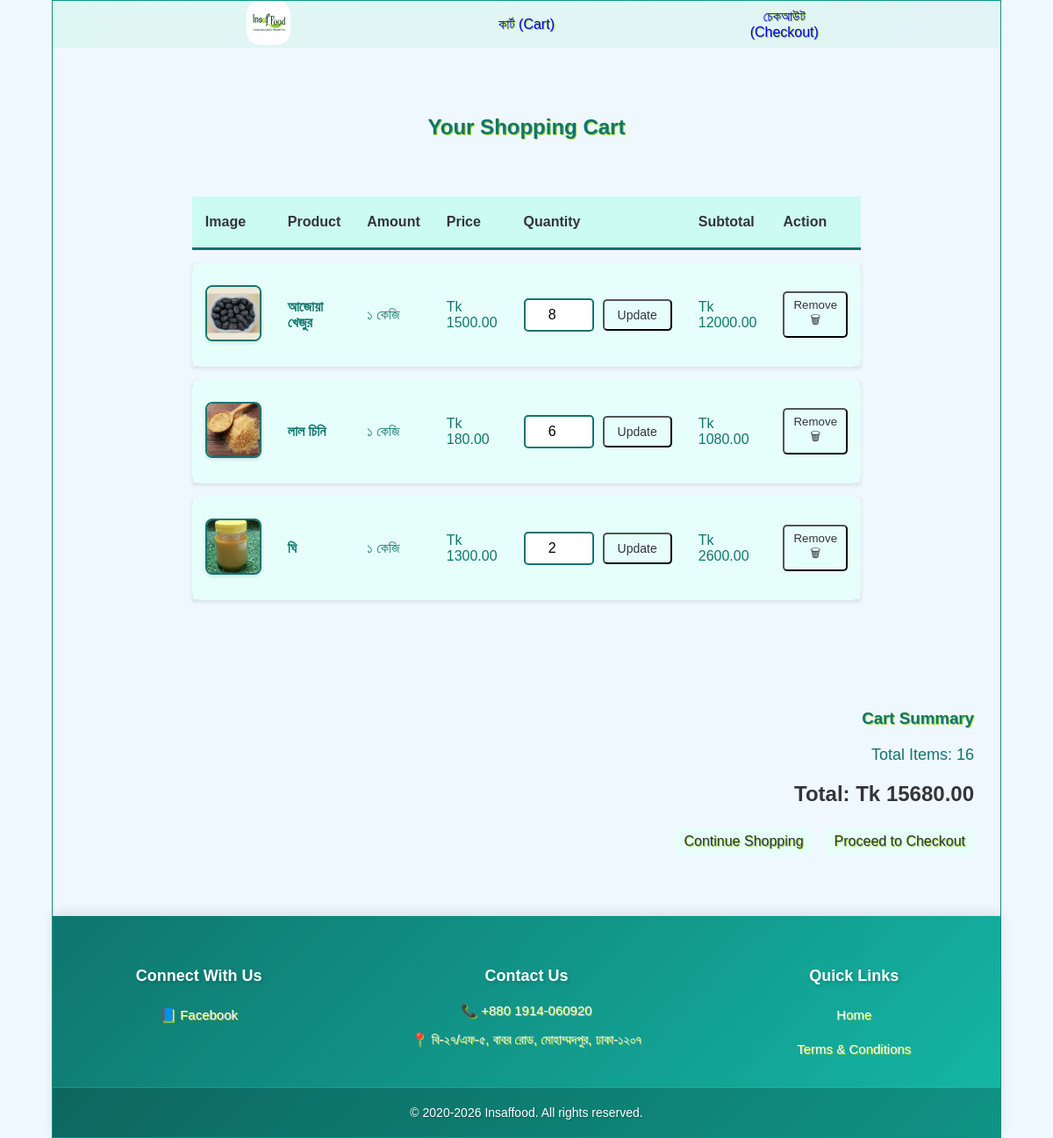
Page /cart/ on the committed database.
### shop/models.py (models this page shows, shortened)
class CartItem(models.Model):
    cart = models.ForeignKey(Cart, on_delete=models.CASCADE, related_name='items')
    product = models.ForeignKey(Product, on_delete=models.CASCADE)
    quantity = models.PositiveIntegerField(default=1)
    added_at = models.DateTimeField(auto_now_add=True)
    class Meta:
        unique_together = ('cart', 'product')
    def get_subtotal(self):
        return self.product.price * self.quantity

class Product(models.Model):
    name = models.CharField(max_length=100)
    amount = models.CharField(max_length=50)
    description = models.TextField(max_length=500)
    price = models.DecimalField(max_digits=6, decimal_places=2)
    image = models.ImageField(upload_to='shop/products/')
    link = models.SlugField(max_length=100, unique=True, blank=True, editable=False)

### shop/views.py (the view)
# urls.py: path('cart/', views.cart, name='cart'),
def cart(request):
    cart_obj = get_or_create_cart(request)
    cart_items = cart_obj.items.all()
    total = cart_obj.get_total()
    item_count = cart_obj.get_item_count()
    context = {
        'cart': cart_obj,
        'cart_items': cart_items,
        'total': total,
        'item_count': item_count,
    }
    return render(request, 'shop/cart.html', context)

### shop/models.py (called while the page is built)
    def get_total(self):
        return sum(item.get_subtotal() for item in self.items.all())

    def get_item_count(self):
        return sum(item.quantity for item in self.items.all())

### shop/views.py (called while the page is built)
def get_or_create_cart(request):
    if not request.session.session_key:
        request.session.create()
    session_key = request.session.session_key
    cart = Cart.objects.filter(session_key=session_key, order__isnull=True).first()
    if cart:
        return cart
    return Cart.objects.create(session_key=session_key)

### templates/shop/cart.html (shortened to what this page needs)
{% extends "shop/base.html" %}
{% block content %}
<div class="cart-container">
    <h2 style="text-align: center;">Your Shopping Cart</h2>
    {% if cart_items %}
    <div class="cart-table-wrapper">
        <table class="cart-table">
            <thead>
                <tr>
                    <th>Image</th>
                    <th>Product</th>
                    <th>Amount</th>
                    <th>Price</th>
                    <th>Quantity</th>
                    <th>Subtotal</th>
                    <th>Action</th>
                </tr>
            </thead>
            <tbody>
                {% for item in cart_items %}
                <tr>
                    <td data-label="Image">
                        <img src="{{ item.product.image.url }}" alt="{{ item.product.name }}" class="cart-product-image">
                    </td>
                    <td data-label="Product">
                        <a href="{% url 'product_detail' item.product.link %}">
                            {{ item.product.name }}
                        </a>
                    </td>
                    <td data-label="Amount">{{ item.product.amount }}</td>
                    <td data-label="Price">Tk {{ item.product.price }}</td>
                    <td data-label="Quantity">
                        <form method="post" action="{% url 'update_cart' item.id %}" class="quantity-form">
                            <input type="number" name="quantity" value="{{ item.quantity }}" min="1" max="99">
                            <button type="submit" class="btn-primary">Update</button>
                        </form>
                    </td>
                    <td data-label="Subtotal">Tk {{ item.get_subtotal }}</td>
                    <td data-label="Action">
                        <form method="post" action="{% url 'remove_from_cart' item.id %}">
                            <button type="submit" class="btn-primary">Remove 🗑</button>
                        </form>
                    </td>
                </tr>
                {% endfor %}
            </tbody>
        </table>
    </div>
    <div class="cart-summary">
        <h3>Cart Summary</h3>
        <p>Total Items: {{ item_count }}</p>
        <p class="cart-total">Total: Tk {{ total }}</p>
        <div class="cart-actions">
            <a href="{% url 'home' %}" class="btn-primary">Continue Shopping</a>
            <a href="{% url 'checkout' %}" class="btn-primary">Proceed to Checkout</a>
        </div>
    </div>
    {% else %}
    <div class="empty-cart">
        <p>Your cart is empty.</p>
        <a href="{% url 'home' %}" class="btn-primary">Start Shopping</a>
    </div>
    {% endif %}
</div>
{% endblock %}

### templates/shop/base.html (shortened to what this page needs)
{% load static %}
<!DOCTYPE html>
<html lang="en">
<head>
    <link rel="stylesheet" href="{% static 'shop/style.css' %}">
</head>
<body>
    <div class="header">
        <a href="{% url 'home' %}">
            <img class="logo" src="{% static 'shop/images/insaf.jpg' %}">
        </a>
        <a href="{% url 'cart' %}">
            কার্ট (Cart)
        </a>
        <a href="{% url 'checkout' %}">
            চেকআউট (Checkout)
        </a>
    </div>
    <main>
        <br><br>
        {% block content %}{% endblock %}
    </main>
    <footer class="site-footer">
        <div class="footer-content">
            <section class="footer-section footer-social">
                <h3>Connect With Us</h3>
                <nav aria-label="Social media links">
                    <a href="https://www.facebook.com/Everything1100" target="_blank" rel="noopener noreferrer"
                        class="footer-link">
                        <span aria-hidden="true">📘</span> Facebook
                    </a>
                </nav>
            </section>
            <section class="footer-section footer-contact">
                <h3>Contact Us</h3>
                <address>
                    <div class="contact-item">
                        <span aria-hidden="true">📞 <a href="tel:+8801914060920">+880 1914-060920</a>
                        </span>
                    </div>
                    <div class="contact-item">
                        <span>📍 বি-২৭/এফ-৫, বাবর রোড, মোহাম্মদপুর, ঢাকা-১২০৭</span>
                    </div>
                </address>
            </section>
            <section class="footer-section footer-links">
                <h3>Quick Links</h3>
                <nav aria-label="Footer navigation">
                    <a href="{% url 'home' %}" class="footer-link">Home</a>
                    <a href="{% url 'terms' %}" class="footer-link">Terms & Conditions</a>
                </nav>
            </section>
        </div>
        <div class="footer-bottom">
            <p>&copy; 2020-{% now "Y" %} Insaffood. All rights reserved.</p>
        </div>
    </footer>
</body>
</html>

### rows in the picture
CartItem: product.image (picture), product.name "আজোয়া খেজুর", product.amount "১ কেজি", product.price "1500.00", quantity "8", get_subtotal "12000.00"
CartItem: product.image (picture), product.name "লাল চিনি", product.amount "১ কেজি", product.price "180.00", quantity "6", get_subtotal "1080.00"
CartItem: product.image (picture), product.name "ঘি", product.amount "১ কেজি", product.price "1300.00", quantity "2", get_subtotal "2600.00"

### other values in the picture
{{ item_count }} "16"
{{ total }} "15680.00"
